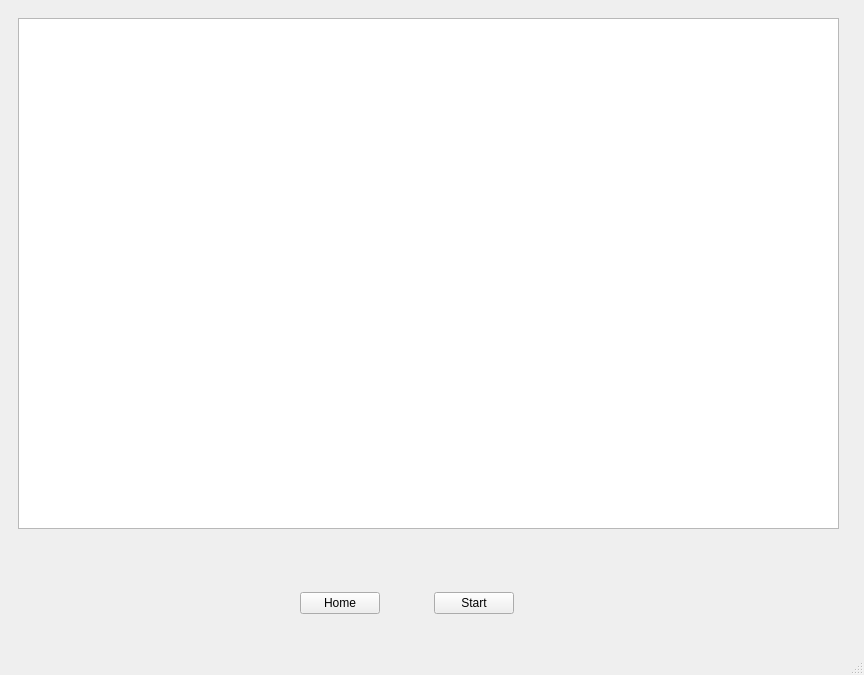
<?xml version="1.0" encoding="UTF-8"?>
<ui version="4.0">
 <class>Game</class>
 <widget class="QMainWindow" name="Game">
  <property name="geometry">
   <rect>
    <x>0</x>
    <y>0</y>
    <width>864</width>
    <height>675</height>
   </rect>
  </property>
  <property name="windowTitle">
   <string>Game</string>
  </property>
  <widget class="QWidget" name="centralwidget">
   <layout class="QHBoxLayout" name="horizontalLayout">
    <item>
     <widget class="QStackedWidget" name="stackedWidget">
      <property name="currentIndex">
       <number>0</number>
      </property>
      <widget class="QWidget" name="singlPlayerPage">
       <property name="styleSheet">
        <string notr="true"/>
       </property>
       <widget class="SnakeGameView" name="graphicsView">
        <property name="geometry">
         <rect>
          <x>9</x>
          <y>9</y>
          <width>821</width>
          <height>511</height>
         </rect>
        </property>
       </widget>
       <widget class="QWidget" name="">
        <property name="geometry">
         <rect>
          <x>291</x>
          <y>581</y>
          <width>214</width>
          <height>27</height>
         </rect>
        </property>
        <layout class="QHBoxLayout" name="horizontalLayout_2">
         <item>
          <widget class="QPushButton" name="home_btn">
           <property name="text">
            <string>Home</string>
           </property>
          </widget>
         </item>
         <item>
          <spacer name="horizontalSpacer">
           <property name="orientation">
            <enum>Qt::Horizontal</enum>
           </property>
           <property name="sizeHint" stdset="0">
            <size>
             <width>40</width>
             <height>20</height>
            </size>
           </property>
          </spacer>
         </item>
         <item>
          <widget class="QPushButton" name="startPushButton">
           <property name="text">
            <string>Start</string>
           </property>
          </widget>
         </item>
        </layout>
       </widget>
      </widget>
      <widget class="MultiPlayerPage" name="multiplayerPage"/>
      <widget class="QWidget" name="aiPage">
       <layout class="QGridLayout" name="gridLayout_5">
        <item row="0" column="0">
         <widget class="NewMainWindow" name="widget" native="true"/>
        </item>
       </layout>
      </widget>
      <widget class="QWidget" name="mainPage">
       <layout class="QGridLayout" name="gridLayout">
        <item row="0" column="1">
         <widget class="QPushButton" name="pushButton_ai">
          <property name="text">
           <string>ai page</string>
          </property>
         </widget>
        </item>
        <item row="0" column="2" rowspan="2">
         <widget class="QPushButton" name="pushButton_createRoom">
          <property name="text">
           <string>Create Room</string>
          </property>
         </widget>
        </item>
        <item row="1" column="0" rowspan="2">
         <widget class="QFrame" name="frame">
          <property name="frameShape">
           <enum>QFrame::StyledPanel</enum>
          </property>
          <property name="frameShadow">
           <enum>QFrame::Raised</enum>
          </property>
         </widget>
        </item>
        <item row="2" column="2">
         <widget class="QPushButton" name="pushButton_singlePlayer">
          <property name="text">
           <string>single Player</string>
          </property>
         </widget>
        </item>
       </layout>
      </widget>
     </widget>
    </item>
   </layout>
  </widget>
  <widget class="QMenuBar" name="menubar">
   <property name="geometry">
    <rect>
     <x>0</x>
     <y>0</y>
     <width>864</width>
     <height>22</height>
    </rect>
   </property>
  </widget>
  <widget class="QStatusBar" name="statusbar"/>
  <action name="actionHome">
   <property name="text">
    <string>Home</string>
   </property>
   <property name="toolTip">
    <string>Go to Home Page</string>
   </property>
  </action>
 </widget>
 <customwidgets>
  <customwidget>
   <class>SnakeGameView</class>
   <extends>QGraphicsView</extends>
   <header>snakeGameView/snakegameview.h</header>
  </customwidget>
  <customwidget>
   <class>MultiPlayerPage</class>
   <extends>QWidget</extends>
   <header>multiplayerpage.h</header>
   <container>1</container>
  </customwidget>
  <customwidget>
   <class>NewMainWindow</class>
   <extends>QWidget</extends>
   <header>newmainwindow.h</header>
   <container>1</container>
  </customwidget>
 </customwidgets>
 <resources/>
 <connections/>
</ui>
